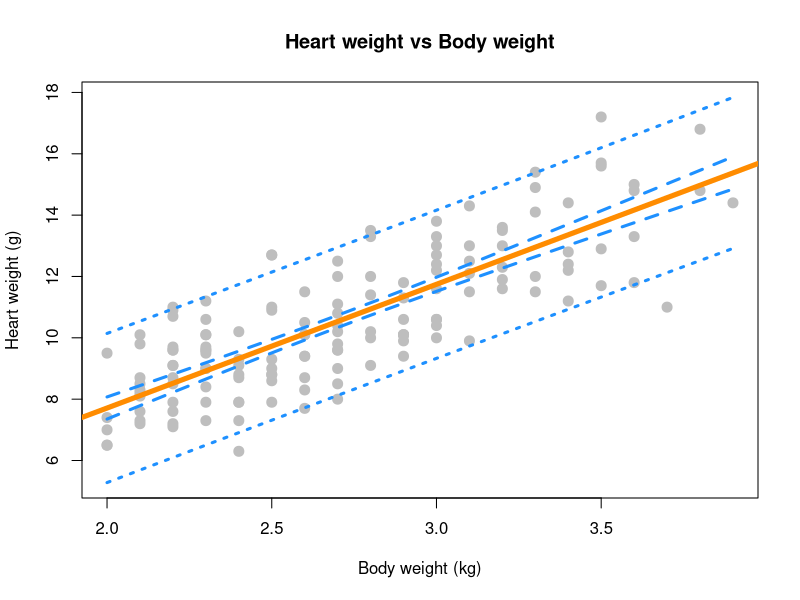
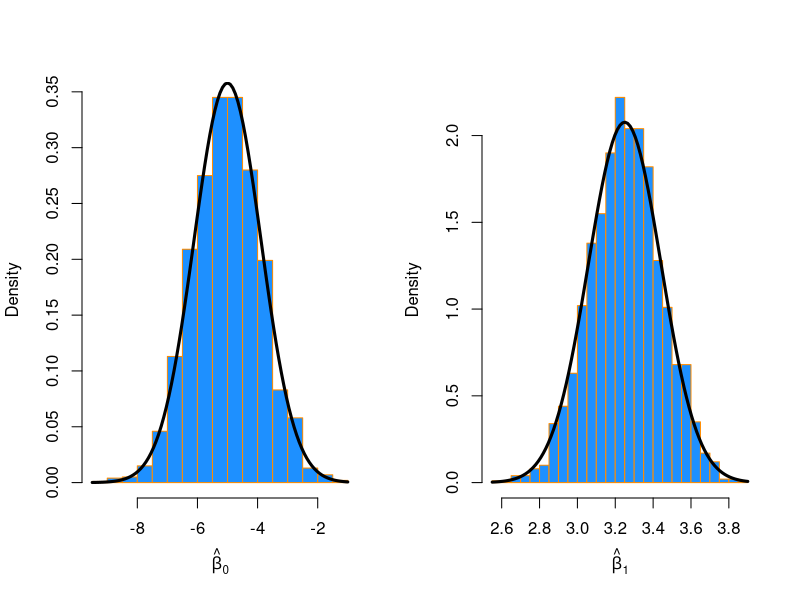

Write R code to recreate these figures, in order.
## ---- chunk 1
library(MASS)
cat_model = lm(Hwt ~ Bwt, data = cats)
summary(cat_model)$coefficients
## ---- chunk 2
#test statistics
summary(cat_model)$coefficients[2, 3]
## ---- chunk 3
#p value
summary(cat_model)$coefficients[2, 4]
## ---- chunk 4
confint(cat_model, "Bwt", level = 0.90)
## ---- chunk 5
confint(cat_model, "(Intercept)", level = 0.99)
## ---- chunk 6
new_bwt = data.frame(Bwt = c(2.1, 2.8))
a = predict(cat_model, newdata = new_bwt,
        interval = c("confidence"), level = 0.99)
a
## ---- chunk 7
mean(cats$Bwt)
range(cats$Bwt)
## ---- chunk 8
new_bwt_2 = data.frame(Bwt = c(2.8, 4.2))
predict(cat_model, newdata = new_bwt_2,
        interval = c("prediction"), level = 0.99)
## ---- chunk 9
bwt_grid = seq(min(cats$Bwt), max(cats$Bwt), by = 0.01)
hwt_ci_band = predict(cat_model, 
                       newdata = data.frame(Bwt = bwt_grid), 
                       interval = "confidence", level = 0.90)
hwt_pi_band = predict(cat_model, 
                       newdata = data.frame(Bwt = bwt_grid), 
                       interval = "prediction", level = 0.90) 
plot(Hwt ~ Bwt, data = cats,
     xlab = "Body weight (kg)",
     ylab = "Heart weight (g)",
     main = "Heart weight vs Body weight",
     pch  = 20,
     cex  = 2,
     col  = "grey",
     ylim = c(min(hwt_pi_band), max(hwt_pi_band)))
abline(cat_model, lwd = 5, col = "darkorange")

lines(bwt_grid, hwt_ci_band[,"lwr"], col = "dodgerblue", lwd = 3, lty = 2)
lines(bwt_grid, hwt_ci_band[,"upr"], col = "dodgerblue", lwd = 3, lty = 2)
lines(bwt_grid, hwt_pi_band[,"lwr"], col = "dodgerblue", lwd = 3, lty = 3)
lines(bwt_grid, hwt_pi_band[,"upr"], col = "dodgerblue", lwd = 3, lty = 3)
points(mean(cats$Bwt), mean(cats$Bwt), pch = "+", cex = 3)

## ---- chunk 10
summary(cat_model)$coefficients[2, ]
beta_1_hat = summary(cat_model)$coefficients[2, 1]
s_e = summary(cat_model)$coefficients[2, 2]
t = (beta_1_hat - 4) / s_e
n = length(resid(cat_model))
p_value = 2 * pt(abs(t), df = n - 2, lower.tail = FALSE )
t
p_value
## ---- chunk 11
data(Ozone, package = "mlbench")
Ozone = Ozone[, c(4, 6, 7, 8)]
colnames(Ozone) = c("ozone", "wind", "humidity", "temp")
Ozone = Ozone[complete.cases(Ozone), ]
## ---- chunk 12
library(mlbench)
ozone_wind_model = lm(ozone ~ wind, data = Ozone)
summary(ozone_wind_model)$coefficients
## ---- chunk 13
#t stats
summary(ozone_wind_model)$coefficients[2, 3]
## ---- chunk 14
#p value
summary(ozone_wind_model)$coefficients[2, 4]
## ---- chunk 15
ozone_temp_model = lm(ozone ~ temp, data = Ozone)
summary(ozone_temp_model)$coefficients
## ---- chunk 16
#t stats
summary(ozone_temp_model)$coefficients[2, 3]
## ---- chunk 17
#p value
summary(ozone_temp_model)$coefficients[2, 4]
## ---- chunk 18
birthday = 19980121
set.seed(birthday)
n = 50
x = seq(0, 10, length = n)
## ---- chunk 19
num_simu = 2000
beta_0 = -5
beta_1 = 3.25
sigma = 4
line = beta_0 + beta_1 * x

beta_hats = matrix(0, num_simu, 2)

for (i in 1:num_simu) {
  y = line + rnorm(n, mean = 0, sd = sigma)
  beta_hats[i, ] = coef(lm(y ~ x))
}
  
  beta_0_hats = beta_hats[ ,1]
  beta_1_hats = beta_hats[ ,2]
## ---- chunk 20
E_0 = -5
E_1 = 3.25
mean_0 = mean(beta_0_hats)
mean_0
mean_1 = mean(beta_1_hats)
mean_1

Sxx = sum((x - mean(x)) ^ 2)
true_sd_beta_0 = sigma * sqrt(1 / n + mean(x) ^ 2 / Sxx)
true_sd_beta_0
true_sd_beta_1 = sigma / sqrt(Sxx)
true_sd_beta_1

sd_0 = sd(beta_0_hats)
sd_0
sd_1 = sd(beta_1_hats)
sd_1

data_fra = data.frame(
  statistics = c("E[x]", "mean(x)", "SD(x)", "sd(x)"),
  beta_0_hats = c(E_0, mean_0, true_sd_beta_0, sd_0),
  beta_1_hats = c(E_1, mean_1, true_sd_beta_1, sd_1))

library(knitr)
kable(data_fra)
## ---- chunk 21
par(mfrow = c(1, 2))
hist(beta_0_hats, 
     xlab   = expression(hat(beta)[0]),
     prob = TRUE,
     breaks = 20,
     main = "",
     col    = "dodgerblue",
     border = "darkorange")
sd_beta0 = sigma * sqrt(1 / n + mean(x) ^ 2 / Sxx)
curve(dnorm(x, mean = beta_0, sd = sd_beta0) , add = TRUE, lwd = 3)


hist(beta_1_hats, prob = TRUE, breaks = 20, 
     xlab = expression(hat(beta)[1]), main = "", col    = "dodgerblue", border = "darkorange")
sd_beta1 = sigma / sqrt(Sxx)
curve(dnorm(x, mean = beta_1, sd = sd_beta1) , add = TRUE, lwd = 3)
## ---- chunk 22
birthday = 19980121
set.seed(birthday)
n = 25
x = seq(0, 2.5, length = n)
## ---- chunk 23
beta_0 = 5
beta_1 = 2
sigma = 3
line = beta_0 + beta_1 * x

num_simu = 2500
beta_1_hat = rep(0, 2500)
s_e = rep(0, 2500)

for (i in 1:num_simu) {
  y = line + rnorm(n, mean = 0, sd = sigma)
  beta_1_hat[i] = coef(lm(y ~ x))[2]
  s_e[i] = summary(lm(y ~ x))$sigma
}
## ---- chunk 24
crit = -qt(0.05 / 2, df = n - 2)
Sxx = sum((x - mean(x)) ^ 2)
lower_95 = beta_1_hat - crit * s_e / sqrt(Sxx)
upper_95 = beta_1_hat + crit * s_e / sqrt(Sxx)
## ---- chunk 25
mean(lower_95 < 2 & 2 < upper_95)
## ---- chunk 26
1 - mean(lower_95 < 0 & 0 < upper_95)
## ---- chunk 27
crit_99 = -qt(0.01 / 2, df = n - 2)
Sxx = sum((x - mean(x)) ^ 2)
lower_99 = beta_1_hat - crit_99 * s_e / sqrt(Sxx)
upper_99 = beta_1_hat + crit_99 * s_e / sqrt(Sxx)
## ---- chunk 28
mean(lower_99 < 2 & 2 < upper_99)
## ---- chunk 29
1 - mean(lower_99 < 0 & 0 < upper_99)
## ---- chunk 30
calc_pred_int = function(model, newdata, level = 0.95){
  alpha = 1 - level
  n = length(resid(model))
  t = -qt(alpha / 2, df = n - 2)
    
  pre_int_95 = predict(model, newdata, interval = c("prediction"))
  t_95 = -qt(0.05 / 2, df = n-2)
  lower_95 = pre_int_95[2]
  upper_95 = pre_int_95[3]
  margin = (upper_95 - lower_95) / 2
  
  estimate = pre_int_95[1]
  se = margin / t_95
  
  lower_model = estimate - t * se
  upper_model = estimate + t * se
  results = c(estimate = estimate, lower = lower_model, upper = upper_model)
  
  results
}
## ---- chunk 31
newcat_1 = data.frame(Bwt = 4.0)
calc_pred_int(cat_model, newcat_1)
## ---- chunk 32
newcat_2 = data.frame(Bwt = 3.3)
calc_pred_int(cat_model, newcat_2, level = 0.99)
